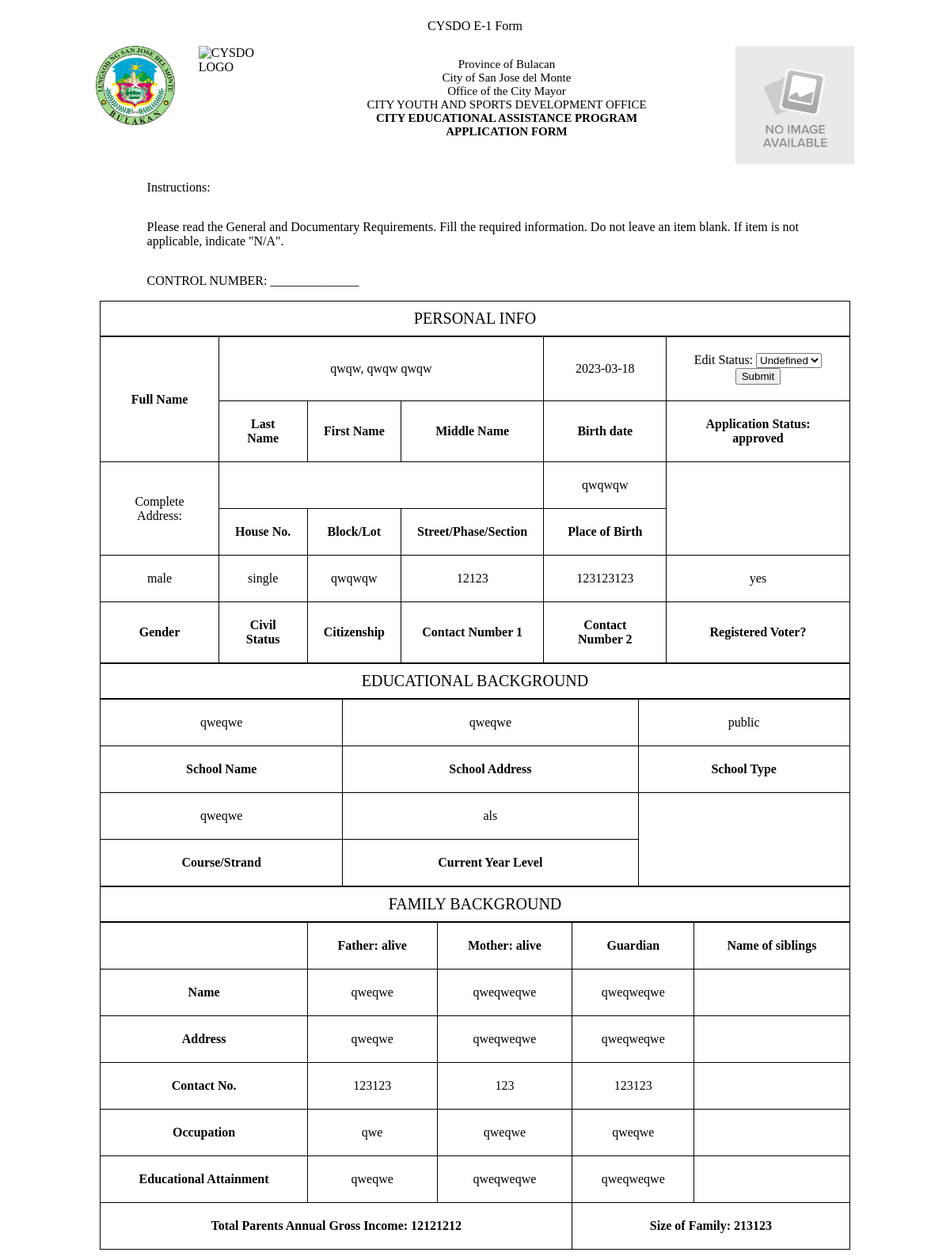
Before: /applicantView.php?id=qwqw, qwqw qwqw with the older database file.
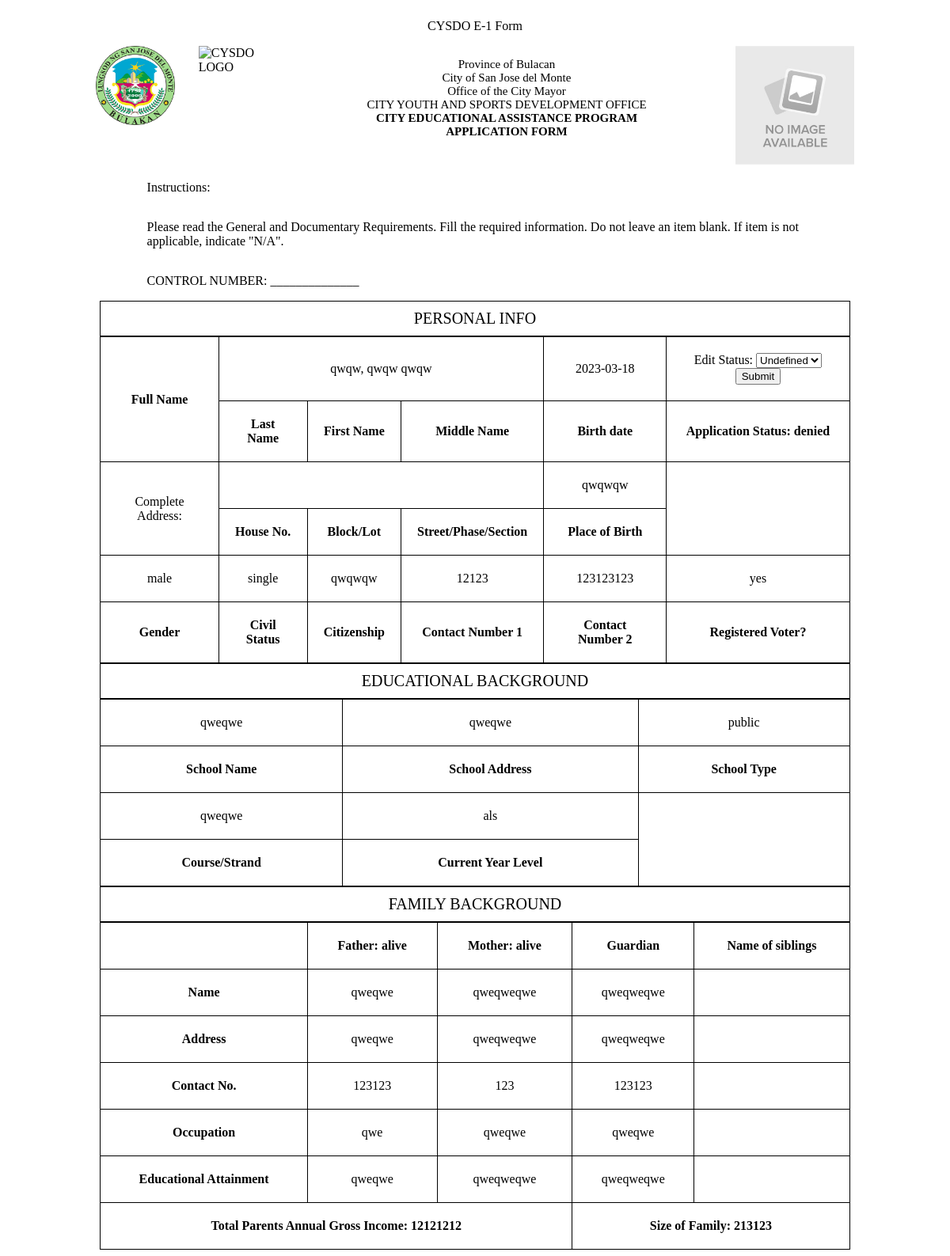
After: the same page with the newer database file.
### tables this page shows
CREATE TABLE `registration` (
  `fullName` varchar(255) NOT NULL,
  `lastName` varchar(50) NOT NULL,
  `firstName` varchar(50) NOT NULL,
  `middleName` varchar(50) NOT NULL,
  `status` varchar(100) NOT NULL,
  `gender` varchar(10) NOT NULL,
  `civilStatus` varchar(10) NOT NULL,
  `voter` varchar(5) NOT NULL,
  `birthDate` date NOT NULL,
  `birthPlace` varchar(100) NOT NULL,
  `citizenship` varchar(10) NOT NULL,
  `fullAddress` varchar(255) NOT NULL,
  `houseAddress` varchar(100) NOT NULL,
  `streetAddress` varchar(100) NOT NULL,
  `barangayAddress` varchar(100) NOT NULL,
  `contactNum1` int(20) NOT NULL,
  `contactNum2` int(20) NOT NULL,
  `2x2Pic` longblob NOT NULL,
  `signaturePic` longblob NOT NULL,
  `schoolName` varchar(100) NOT NULL,
  `schoolAddress` varchar(100) NOT NULL,
  `schoolType` varchar(10) NOT NULL,
  `course` varchar(50) NOT NULL,
  `yearLevel` varchar(50) NOT NULL,
  `fatherName` varchar(100) NOT NULL,
  `fatherStatus` varchar(20) NOT NULL,
  `fatherAddress` varchar(100) NOT NULL,
  `fatherContact` int(20) NOT NULL,
  `fatherOccupation` varchar(50) NOT NULL,
  `fatherEduc` varchar(50) NOT NULL,
  `motherName` varchar(100) NOT NULL,
  `motherStatus` varchar(50) NOT NULL,
  `motherAddress` varchar(100) NOT NULL,
  `motherContact` int(20) NOT NULL,
  `motherOccupation` varchar(50) NOT NULL,
  `motherEduc` varchar(50) NOT NULL,
  `guardianName` varchar(100) NOT NULL,
  `guardianAddress` varchar(100) NOT NULL,
  `guardianContact` int(20) NOT NULL,
  `guardianOccupation` varchar(50) NOT NULL,
  `guardianEduc` varchar(50) NOT NULL,
  `sizeFamily` int(50) NOT NULL,
  `annualGross` int(100) NOT NULL
);

### applicantView.php (the view, shortened to what this page needs)
<?php
include 'include/dbConnection.php';
$id = $_GET['id'];
$result  = mysqli_query($conn, "SELECT * FROM registration WHERE fullName='$id'");
while ($res = mysqli_fetch_array($result)) {
    $fullAddress = $res['fullAddress'];
    $fullName = $res['fullName'];
    $gender = $res['gender'];
    $civilStatus = $res['civilStatus'];
    $registeredVoter = $res['voter'];
    $birthDate = $res['birthDate'];
    $birthPlace = $res['birthPlace'];
    $citizenship = $res['citizenship'];
    $contactNumber1 = $res['contactNum1'];
    $contactNumber2 = $res['contactNum2'];
    $schoolName = $res['schoolName'];
    $schoolAddress = $res['schoolAddress'];
    $schoolType = $res['schoolType'];
    $course = $res['course'];
    $currentLevel = $res['yearLevel'];
    $fatherName = $res['fatherName'];
    $father = $res['fatherStatus'];
    $fatherAddress = $res['fatherAddress'];
    $fatherNumber = $res['fatherContact'];
    $fatherOccupation = $res['fatherOccupation'];
    $fEducAttainment = $res['fatherEduc'];
    $motherName = $res['motherName'];
    $mother = $res['motherStatus'];
    $motherAddress = $res['motherAddress'];
    $motherNumber = $res['motherContact'];
    $motherOccupation = $res['motherOccupation'];
    $mEducAttainment = $res['motherEduc'];
    $guardianName = $res['guardianName'];
    $guardianAddress = $res['guardianAddress'];
    $guardianNumber = $res['guardianContact'];
    $guardianOccupation = $res['guardianOccupation'];
    $gEducAttainment = $res['guardianEduc'];
    $sizeFamily = $res['sizeFamily'];
    $familyIncome = $res['annualGross'];
    $status = $res['status'];
}
?>
<!DOCTYPE html>
<html lang="en">
<head>
</head>
<body>
    <p>CYSDO E-1 Form</p>
    <header>
        <div id="headerLogo">
            <img src="Images/San-Jose-del-Monte-Official-Seal.png" alt="San Jose Logo" />
            <img src="Images/CysdoLogo.png" alt="CYSDO LOGO" />
        </div>
        <div id="headerCenter">
            <p>Province of Bulacan<br />
                City of San Jose del Monte<br />
                Office of the City Mayor<br />
                CITY YOUTH AND SPORTS DEVELOPMENT OFFICE<br />
                <strong>
                    CITY EDUCATIONAL ASSISTANCE PROGRAM<br />
                    APPLICATION FORM </strong> <br />
            </p>
        </div>
        <div id="picture2x2">
            <img src="Images/No_Image_Available.jpg" alt="Picture 2x2" />
        </div>
    </header>
    <div id="instruction">
        <p>Instructions:</p>
        <p>Please read the General and Documentary Requirements. Fill the required information.
            Do not leave an item blank. If item is not applicable, indicate "N/A".
        </p>
        <p>CONTROL NUMBER: ______________</p>
    </div>
    <main>
        <table>
            <caption>PERSONAL INFO</caption>
            <tr>
                <th rowspan="2">Full Name</th>
                <td colspan="3"><?php echo "$fullName"; ?></td>
                <td><?php echo "$birthDate" ?></td>
                <td>
                    <form method="POST" action="applicantEditDb.php?id=<?php echo $id; ?>">
                        <label>Edit Status: </label>
                        <select id="status" name="status">
                            <option value="undefined">Undefined</option>
                        </select>
                        <button type="submit">Submit</button>
                    </form>
                </td>
            </tr>
            <tr>
                <th>Last Name</th>
                <th>First Name</th>
                <th>Middle Name</th>
                <th>Birth date</th>
                <th>Application Status: <?php echo "$status" ?> </th>
            </tr>
            <tr>
                <td rowspan="2">Complete Address:</td>
                <td colspan="3"><?php echo "$fullAddress" ?></td>
                <td><?php echo "$birthPlace" ?></td>
            </tr>
            <tr>
                <th>House No.</th>
                <th>Block/Lot</th>
                <th>Street/Phase/Section</th>
                <th>Place of Birth</th>
            </tr>
            <tr>
                <td><?php echo "$gender" ?></td>
                <td><?php echo "$civilStatus" ?></td>
                <td><?php echo "$citizenship" ?></td>
                <td><?php echo "$contactNumber1" ?></td>
                <td><?php echo "$contactNumber2" ?></td>
                <td><?php echo "$registeredVoter" ?></td>
            </tr>
            <tr>
                <th>Gender</th>
                <th>Civil Status</th>
                <th>Citizenship</th>
                <th>Contact Number 1</th>
                <th>Contact Number 2</th>
                <th>Registered Voter?</th>
            </tr>
        </table>
        <table>
            <caption>EDUCATIONAL BACKGROUND</caption>
            <tr>
                <td><?php echo "$schoolName" ?></td>
                <td><?php echo "$schoolAddress" ?></td>
                <td><?php echo "$schoolType" ?></td>
            </tr>
            <tr>
                <th>School Name</th>
                <th>School Address</th>
                <th>School Type</th>
            </tr>
            <tr>
                <td><?php echo "$course" ?></td>
                <td><?php echo "$currentLevel" ?></td>
            </tr>
            <tr>
                <th>Course/Strand</th>
                <th rowspan="2">Current Year Level</th>
            </tr>
        </table>
        <table>
            <caption>FAMILY BACKGROUND</caption>
            <tr>
                <td></td>
                <th>Father: <?php echo "$father" ?></th>
                <th>Mother: <?php echo "$mother" ?></th>
                <th>Guardian</th>
                <th>Name of siblings</th>
            </tr>
            <tr>
                <th>Name</th>
                <td><?php echo "$fatherName" ?></td>
                <td><?php echo "$motherName" ?></td>
                <td><?php echo "$guardianName" ?></td>
                <td></td>
            </tr>
            <tr>
                <th>Address</th>
                <td><?php echo "$fatherAddress" ?></td>
                <td><?php echo "$motherAddress" ?></td>
                <td><?php echo "$guardianAddress" ?></td>
                <td></td>
            </tr>
            <tr>
                <th>Contact No.</th>
                <td><?php echo "$fatherNumber" ?></td>
                <td><?php echo "$motherNumber" ?></td>
                <td><?php echo "$guardianNumber" ?></td>
                <td></td>
            </tr>
            <tr>
                <th>Occupation</th>
                <td><?php echo "$fatherOccupation" ?></td>
                <td><?php echo "$motherOccupation" ?></td>
                <td><?php echo "$guardianOccupation" ?></td>
                <td></td>
            </tr>
            <tr>
                <th>Educational Attainment</th>
                <td><?php echo "$fEducAttainment" ?></td>
                <td><?php echo "$mEducAttainment" ?></td>
                <td><?php echo "$gEducAttainment" ?></td>
                <td></td>
            </tr>
            <tr>
                <th colspan="3">Total Parents Annual Gross Income: <?php echo "$familyIncome" ?></th>
                <th colspan="2">Size of Family: <?php echo "$sizeFamily" ?></th>
            </tr>
        </table>
    </main>
</body>
</html>

### applicantView.php (style rules this page uses)
table, th, td { border-collapse: collapse; border: 1px solid black; padding: 20px; text-align: center; }
table { width: 100%; }
caption { border: 1px solid black; font-size: 20px; padding: 10px; }
* { box-sizing: border-box; }
body { display: flex; justify-content: center; align-items: center; flex-direction: column; }
main { width: 80%; }
header { display: flex; flex-direction: row; justify-content: space-evenly; width: 100%; }
#headerLogo { display: flex; flex-direction: row; height: auto; gap: 30px; }
#headerLogo img { width: 100px; height: 100px; }
#picture2x2 img { width: 150px; height: auto; }
#headerLogo, #picture2x2 { width: auto; }
#headerCenter { display: flex; text-align: center; justify-content: center; }
#headerCenter p { font-size: 15px; }
#instruction { display: flex; flex-direction: column; justify-content: center; align-items: flex-start; width: 70%; }

Changed rows visible on the page:
changed registration "qwqw, qwqw qwqw": status "approved" → "denied"
